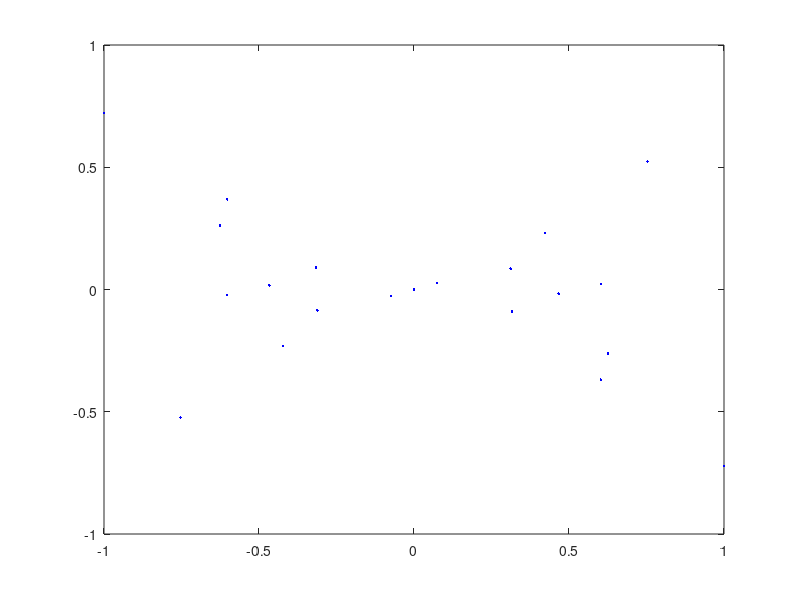

This figure's MATLAB source: (Note: this script raises an error after producing the figure.)
% Perform ellipse fitting by calling customized functions.
clear; clc; close all;
RBrownOK = 1;   % In some case, Richard Browm method doesn't work
%% Input Raw Data
%
% Fit-failed data from Prestack Analysis in EPoffice
load hyperbolaData;
RBrownOK = 0;
%{
% Fit-success data from Prestack Analysis in EPoffice
load hyperEllipData;
RBrownOK = 0;
%
% Simple Test Data
load ellipseData;
%
% Random Noisy Ellipse Data
load noisyEllipData
%}

figure;
set(gcf,'Units','centimeters','Position',[10 10 18 13]);
% plot raw data
plot(x(:,1),x(:,2),'b.','Linewidth',1.5);
hold on;

%% Do RANSAC filter of input raw data;
filter=1;   % Flag of whether do RANSAC filtering
if filter
    tmp=ellipseDataFilter_RANSAC(x);
    x=tmp;
    % plot filtered data
    plot(x(:,1),x(:,2),'yo','Linewidth',1.5);
end

%% Do Ellipse Fitting by calling funcEllipseFit_nlinfit
[F,p]=funcEllipseFit_nlinfit(x);
% plot fitted curve
xmin=min(x(:,1));
xmax=max(x(:,1));
ymin=min(x(:,2));
ymax=max(x(:,2));
shift=0.4*(xmax-xmin);
xlmt1=xmin-shift;
xlmt2=xmax+shift;
shift=0.2*(ymax-ymin);
ylmt1=ymin-shift;
ylmt2=ymax+shift;
axis equal;
ezplot(@(x,y)F(p,[x,y]),[xlmt1,xlmt2,ylmt1,ylmt2]);
title('Ellipse fitting by different methods','FontWeight','bold','fontsize',14);
ylabel('Y','FontWeight','bold','fontsize',12)
xlabel('X','FontWeight','bold','fontsize',12)
set(gca,'fontweight','bold','fontsize',10);

%% Do Ellipse Fitting by calling funcEllipseFit_OGal
ellipse_t = funcEllipseFit_OGal(x(:,1), x(:,2));
if isempty(ellipse_t.status)==0
    warning('Ellipse fitting failed!');
    plot(x(:,1),x(:,2),'r.');
else
% Default azimuth should be in degree unit in function 'ellipse1'
phi=-ellipse_t.phi*180/pi;
[lat,lon] = ellipse1(ellipse_t.X0_in,ellipse_t.Y0_in,[ellipse_t.long_axis/2,...,
    axes2ecc(ellipse_t.long_axis/2,ellipse_t.short_axis/2)],phi);
plot(lat,lon,'c');
end

%% Do Ellipse Fitting by calling funcEllipseFit_BFisher, a direct method

ellipse_1 = funcEllipseFit_BFisher(x(:,1), x(:,2));
maxR=max(ellipse_1(3),ellipse_1(4));
minR=min(ellipse_1(3),ellipse_1(4));
ecc=axes2ecc(maxR,minR);
% Default azimuth should be in degree unit in function 'ellipse1'
if ellipse_1(3)>ellipse_1(4)
    phi=ellipse_1(5)*180/pi;
else
    phi=90+ellipse_1(5)*180/pi;
end
[lat,lon] = ellipse1(ellipse_1(1),ellipse_1(2),[maxR,ecc],phi);
plot(lat,lon,'r*');

%% Do Ellipse Fitting by calling funcEllipseFit_direct, a direct method
para = funcEllipseFit_direct(x);
ezplot(@(x,y)F(para,[x,y]),[xlmt1,xlmt2,ylmt1,ylmt2]);
title('Ellipse fitting by different methods','FontWeight','bold','fontsize',14);

%% Do Ellipse Fitting by calling funcEllipseFit_RBrown
if RBrownOK
    [zg, ag, bg, alphag] = funcEllipseFit_RBrown(x');
    [zb, ab, bb, alphab] = funcEllipseFit_RBrown(x','linear');
    [zt, at, bt, alphat] = funcEllipseFit_RBrown(x','linear', 'constraint', 'trace');
    plotellipse(zg, ag, bg, alphag, 'k')
    plotellipse(zb, ab, bb, alphab, 'm--')
    plotellipse(zt, at, bt, alphat, 'g--')
end
hold off;

if filter
    legend('RawData','FilterData','Nlinfit','OhadGal','BFisher','Direct',...,
        'Geometric','Bookstein','Trace');
else
    legend('RawData','Nlinfit','OhadGal','BFisher','Direct','Geometric',...,
        'Bookstein','Trace');
end
